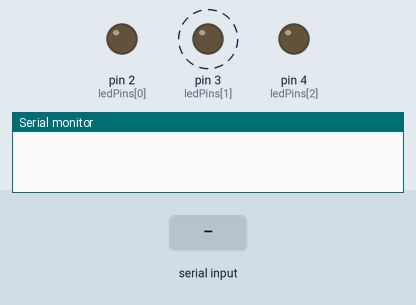
The sketch below on a simulated Arduino Uno, built with avr-gcc and run on an emulated ATmega328P. On the bench: output pins drawn as LEDs (lit = HIGH), the last lines printed to the serial monitor. Dashed ring = blinking. Inputs (shaded band) come from the test bench. Random numbers use the default seed unless the sketch sets one.

Above: at 1.1 s.
3.1 s: "1" received over Serial
At 4.9 s:
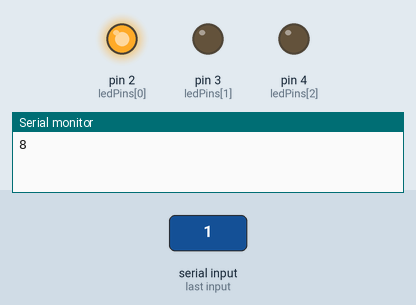
At 13.4 s:
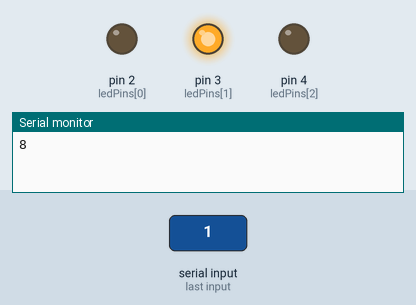
Timing chart, 0 to 16.4 s (numbered marks = the images above; inputs shaded):
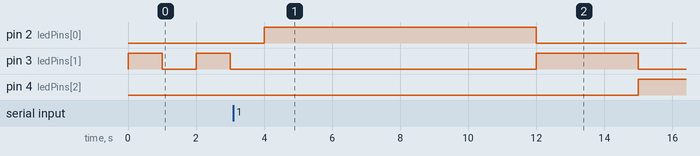

Measured:
- after the input at 3.1 s, pin 2 (ledPins[0]): LOW → HIGH after 0.90 s, → LOW 8.0 s later; pin 4 (ledPins[2]): LOW → HIGH after 11.9 s

The sketch:

Opdracht9.ino
```cpp
//https://linuxhint.com/fix-avrdude-stk500-error-arduino/ - Deze link is gebruikt bij het oplossen van de error code bij het uploaden van de code naar arduino
//https://create.arduino.cc/projecthub/mayooghgirish/arduino-bluetooth-basic-tutorial-d8b737 - Deze link is gebruikt bij het registreren en ophalen van de input vanuit de android app

#include <stdlib.h> // Standard library

const int ledPins[] = {2, 3, 4};
unsigned long lastTimes[] = {0, 0, 0, 0};
int ledStatus[] = {LOW, LOW, LOW, LOW};
unsigned long groenStart;
unsigned long oranjeStart;
unsigned long roodStart;

void setup() {
  Serial.begin(9600);
  pinMode(ledPins[0], OUTPUT);
  pinMode(ledPins[1], OUTPUT);
  pinMode(ledPins[2], OUTPUT);
  //randomSeed zorgt ervoor dat elke keer dat de random functie wordt aangesproken er een nieuwe output uit komt, en niet elke keer hetzelfde
  randomSeed(analogRead(A0));
}

void loop() {

//Knipperen van het oranje licht
  digitalWrite(ledPins[1], HIGH);
  delay(1000);
  digitalWrite(ledPins[1], LOW);
  delay(1000);

  //Checkt of er een input wordt gegeven via de android app
  if(Serial.available()){
    //Serial.read haalt de code op die met android wordt meegestuurd en in een variabele gezet
      char c = Serial.read();
      //als de variabele 1 is dan worden de functies doorlopen voor het aanzetten van de lampen
      if(c == '1'){
        digitalWrite(ledPins[0], HIGH);
        //genereerd een random nummer
        int groenRandom = random(8, 16);
        //Maakt een startpunt aan met huidige millis
        groenStart = millis();
        Serial.println(groenRandom);
        //zolang de millis onder het random getal blijven zitten blijft de lamp aan
        while (millis() - groenStart < groenRandom * 1000) {

        }
        //Als dat niet meer zo is, gaat de lamp uit
        digitalWrite(ledPins[0], LOW);

        digitalWrite(ledPins[1], HIGH);
        //Startpunt maken voor oranje met millis
        oranjeStart = millis();
        //Oranje hoeft standaard maar 3 seconden aan
        while (millis() - oranjeStart < 3000) {

        }
        digitalWrite(ledPins[1], LOW);

        digitalWrite(ledPins[2], HIGH);
        //Random nummer genereren voor de rode lamp
        int roodRandom = random(8, 15);
        Serial.println(roodRandom);
        //startpunt maken voor rood in millis
        roodStart = millis();
        //zolang de millis onder het startpunt blijven, blijft de lamp aan
        while (millis() - roodStart < roodRandom * 1000) {

        }
        //Millis zijn voorbij het startpunt, lamp gaat nu uit
        digitalWrite(ledPins[2], LOW);
    }
  }
}
```
